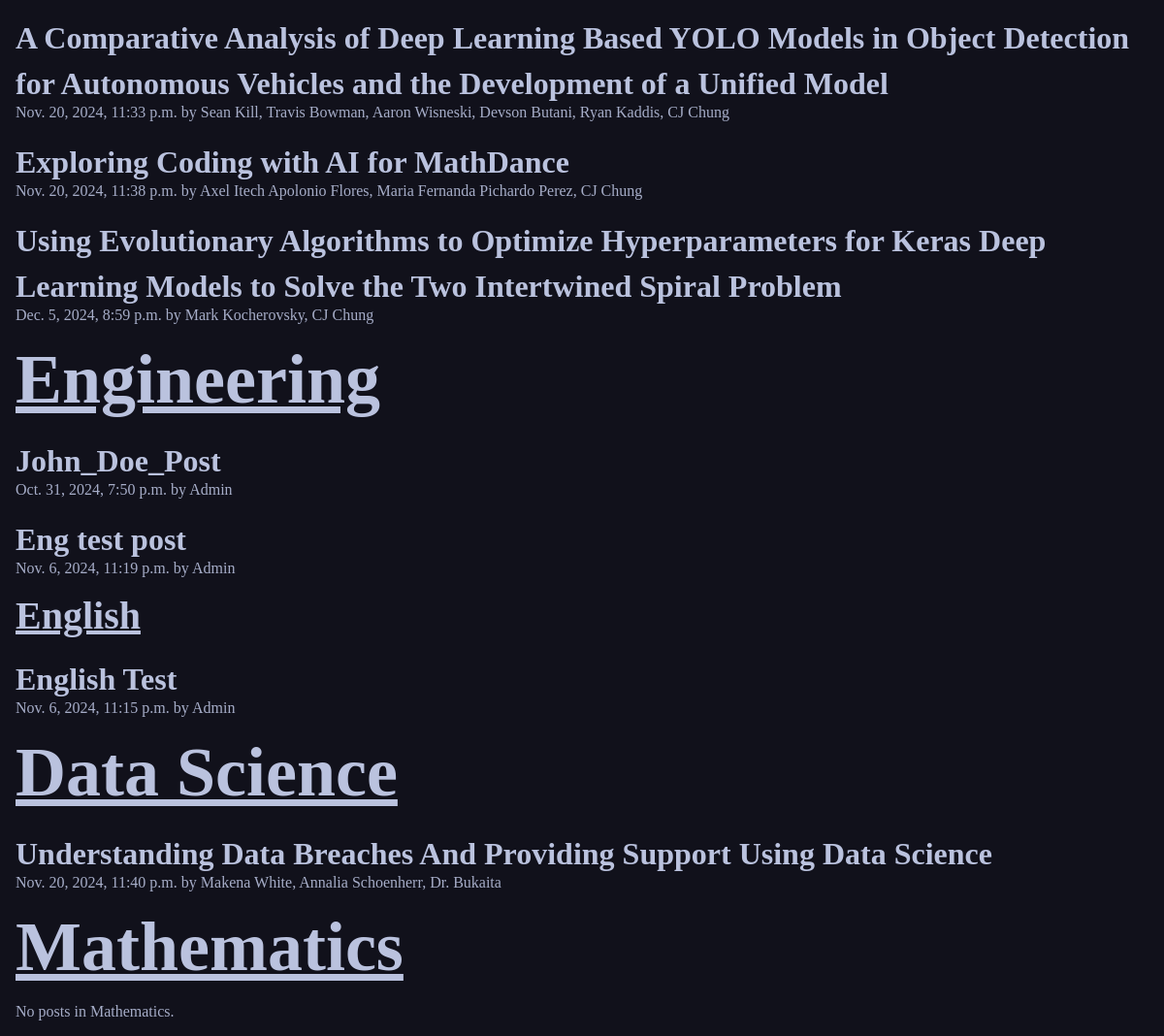
The app's page /posts/ (lower part), older data.
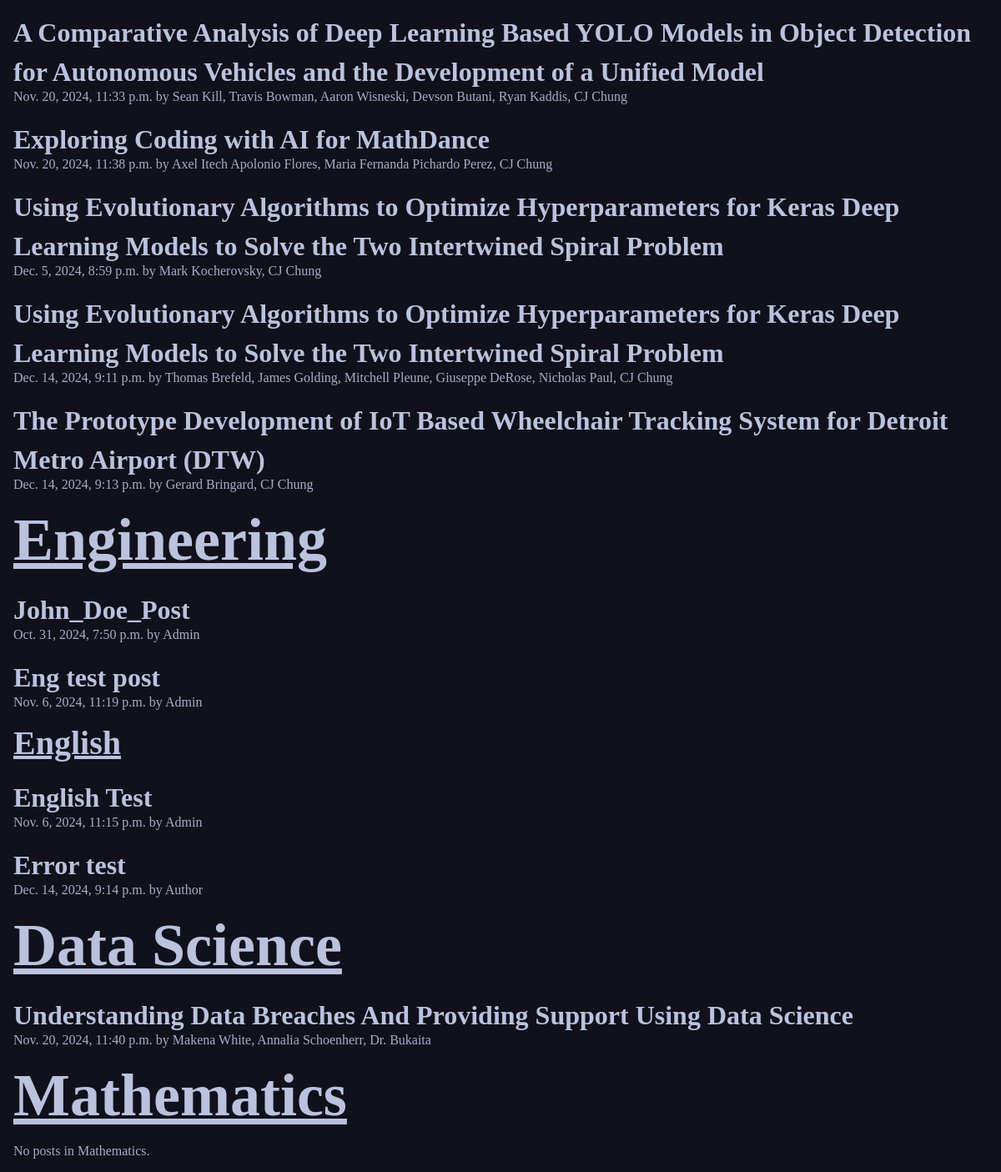
The same page, newer data.
### posts/models.py (models this page shows, shortened)
class Post(models.Model):
    title = models.CharField(max_length=255)
    authors = models.CharField(max_length=255, default=" ", help_text="Please use full names separated by commas")
    affiliation = models.CharField(max_length=255, default="LTU")
    keywords = models.CharField(max_length=255, default="Thesis", help_text="Please separate keywords by commas")
    abstract = models.TextField(help_text="Copy and Paste your abstract or introduction into this field")
    slug = AutoSlugField(populate_from='title', unique=True)
    subject = models.CharField(max_length=8, choices=SUBJECT_CHOICES, default='Computer Science')
    date = models.DateTimeField(auto_now_add=True)
    pdf_file = models.FileField()
    license = models.CharField(max_length=8, choices=LICENSE_CHOICES, default='CC BY')
    uploader = models.ForeignKey(User, on_delete=models.CASCADE, default=1)

### posts/views.py (the view)
# urls.py: path('', views.posts_list, name="list"),
def posts_list(request):
    cs_posts = Post.objects.filter(subject="CS")
    eng_posts = Post.objects.filter(subject="Eng")
    engl_posts = Post.objects.filter(subject="Engl")
    ds_posts = Post.objects.filter(subject="DS")
    math_posts = Post.objects.filter(subject="Math")
    return render(request, 'posts/posts_list.html', {
        'cs_posts': cs_posts,
        'eng_posts': eng_posts,
        'engl_posts': engl_posts,
        'ds_posts': ds_posts,
        'math_posts': math_posts
    })

### posts/templates/posts/posts_list.html (shortened to what this page needs)
{% extends 'layout.html' %}
{% block content %}
<section>
    {% for post in cs_posts %}
        <article class="post">
            <h2>
                <a class="post_title" href="{% url 'posts:page' slug=post.slug %}" style="color: #bac2de; font-size: 2rem;">
                    {{ post.title }}
                </a>
            </h2>
            <p>{{ post.date }} by {{ post.authors }}</p>
        </article>
    {% empty %}
        <p>No posts in Computer Science.</p>
    {% endfor %}
    <h1 class="post_label" style="color: #bac2de; font-size: 4.5rem; text-decoration: underline;">Engineering</h1>
    {% for post in eng_posts %}
        <article class="post">
            <h2>
                <a class="post_title" href="{% url 'posts:page' slug=post.slug %}" style="color: #bac2de; font-size: 2rem;">
                    {{ post.title }}
                </a>
            </h2>
            <p>{{ post.date }} by {{ post.authors }}</p>
        </article>
    {% empty %}
        <p>No posts in Engineering.</p>
    {% endfor %}
    <h1 class="post_label">English</h1>
    {% for post in engl_posts %}
        <article class="post">
            <h2>
                <a class="post_title" href="{% url 'posts:page' slug=post.slug %}" style="color: #bac2de; font-size: 2rem;">
                    {{ post.title }}
                </a>
            </h2>
            <p>{{ post.date }} by {{ post.authors }}</p>
        </article>
    {% empty %}
        <p>No posts in English.</p>
    {% endfor %}
    <h1 class="post_label" style="color: #bac2de; font-size: 4.5rem; text-decoration: underline;">Data Science</h1>
    {% for post in ds_posts %}
        <article class="post">
            <h2>
                <a class="post_title" href="{% url 'posts:page' slug=post.slug %}" style="color: #bac2de; font-size: 2rem;">
                    {{ post.title }}
                </a>
            </h2>
            <p>{{ post.date }} by {{ post.authors }}</p>
        </article>
    {% empty %}
        <p>No posts in Data Science.</p>
    {% endfor %}
    <h1 class="post_label" style="color: #bac2de; font-size: 4.5rem; text-decoration: underline;">Mathematics</h1>
    {% for post in math_posts %}
        <article class="post">
            <h2>
                <a class="post_title" href="{% url 'posts:page' slug=post.slug %}" style="color: #bac2de; font-size: 2rem;">
                    {{ post.title }}
                </a>
            </h2>
            <p>{{ post.date }} by {{ post.authors }}</p>
            <p>{{ post.body }}</p>
        </article>
    {% empty %}
        <p>No posts in Mathematics.</p>
    {% endfor %}
</section>
{% endblock %}

### templates/layout.html (shortened to what this page needs)
<!DOCTYPE html>
{% load static %}
<html lang="en">
<head>
    <link rel="stylesheet" href="{% static 'css/style.css' %}">
</head>
<body>
    <main>
        {% block content %}
        {% endblock %}
    </main>
</body>
</html>

### static/css/style.css (style rules this page uses)
* { margin: 0; padding: 0; box-sizing: border-box; }
body { min-height: 100vh; background-color: #11111b; color: #4c4f69; font-size: 3rem; }
main { padding: 1rem; }
section { display: flex; flex-flow: column; gap: 1rem; }
h1, h2 { font-size: 2.5rem; color: #bac2de; }
p { font-size: 1rem; color:#a6adc8; }
a { text-decoration: none; color: #f5e0dc; }
h1.post_label { color:#bac2de; font-size: 2.5rem; text-decoration: underline; }

Row changes from the older to the newer data that the page shows:
added Post: title "Using Evolutionary Algorithms to Optimize Hyperparameters for Keras Deep Learning Models to Solve the Two Intertwined Spiral Problem", date "Dec. 14, 2024, 9:11 p.m.", authors "Thomas Brefeld, James Golding, Mitchell Pleune, Giuseppe DeRose, Nicholas Paul, CJ Chung"
added Post: title "The Prototype Development of IoT Based Wheelchair Tracking System for Detroit Metro Airport (DTW)", date "Dec. 14, 2024, 9:13 p.m.", authors "Gerard Bringard, CJ Chung"
added Post: title "Error test", date "Dec. 14, 2024, 9:14 p.m.", authors "Author", shown under "English"
